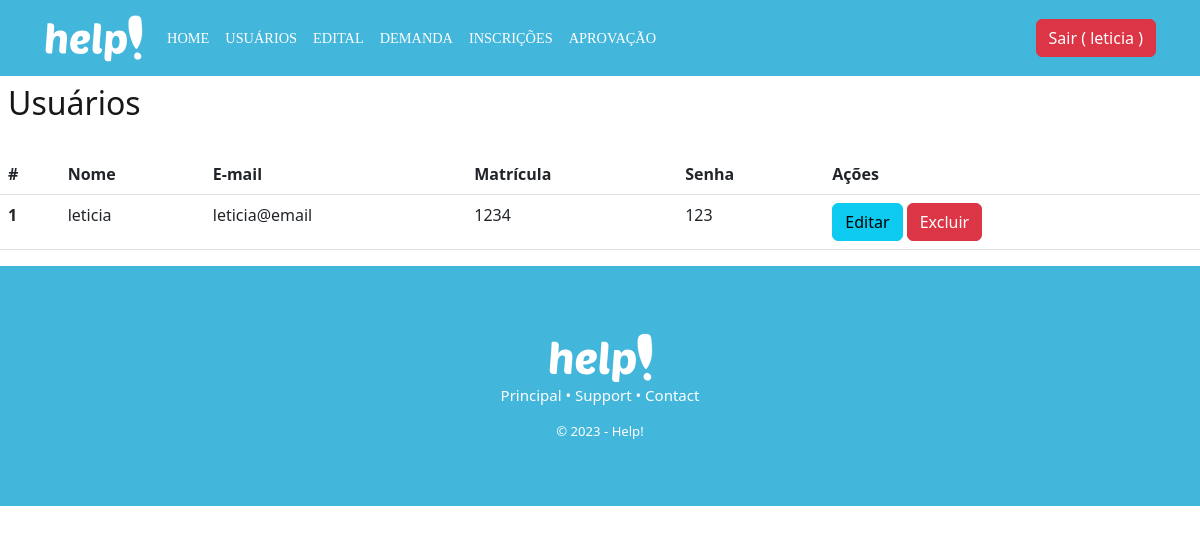
Page /usuarios/recovery (signed in) on the earlier database version.
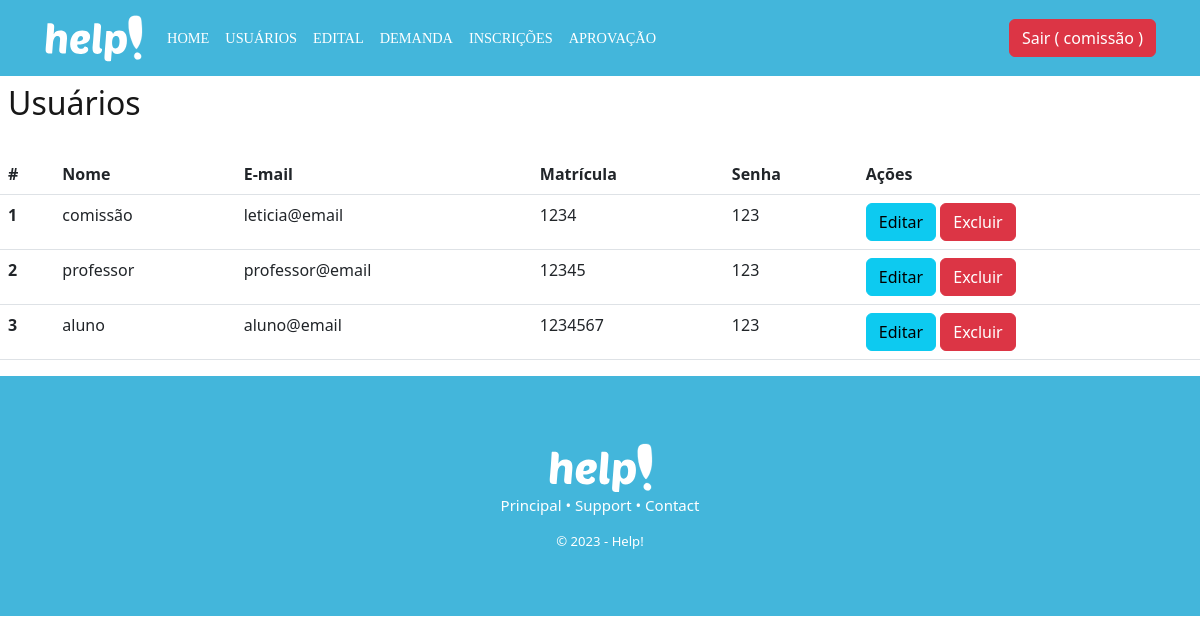
Same page on the later database version.
### database/models.py (models this page shows, shortened)
class Usuario(db.Model, UserMixin):
  __tablename__= "usuario"
  id = db.Column(db.Integer, primary_key = True)
  nome = db.Column(db.String(100))
  email = db.Column(db.String(100))
  matricula = db.Column(db.String(100))
  senha = db.Column(db.String(100))
  admin = db.Column(db.Boolean)
  professor = db.Column(db.Boolean)

### controllers/usuario.py (the view)
@bp_usuarios.route('/recovery')
@login_required
def recovery():
  if not current_user.admin:
    flash("Acesso não permitido")
    return redirect('/login')
  usuarios = Usuario.query.all()
  return render_template('usuarios_recovery.html', usuarios = usuarios)

### controllers/usuario.py (called while the page is built)
@lm.user_loader
def load_user(id):
  usuario = Usuario.query.filter_by(id=id).first()
  return usuario

### templates/usuarios_recovery.html (shortened to what this page needs)
{% extends 'header.html' %}
{% block container %}
<div id="recovery">
  <div class="nav">
    <h1 class="title-recovery">Usuários</h1>
  </div>
</div>
  <table class="table">
    <thead style="background-color: #43B6DB !important; color: white;">
      <tr>
        <th scope="col">#</th>
        <th scope="col">Nome</th>
        <th scope="col">E-mail</th>
        <th scope="col">Matrícula</th>
        <th scope="col">Senha</th>
        <th scope="col">Ações</th>
      </tr>
    </thead>
    <tbody>
      {% for u in usuarios %}
        <tr>
          <th scope="row">{{u.id}}</th>
          <td>{{u.nome}}</td>
          <td>{{u.email}}</td>
          <td>{{u.matricula}}</td>
          <td>{{u.senha}}</td>
          <td>
            <a href="/usuarios/update/{{u.id}}" class="btn btn-info">Editar</a>
				    <a href="/usuarios/delete/{{u.id}}" class="btn btn-danger">Excluir</a>
          </td>
        </tr>
	    {% endfor %}
    </tbody>
  </table>
{% endblock %}

### templates/header.html (shortened to what this page needs)
<!DOCTYPE html>
<html lang="pt-br">
<head>
  <link href="https://cdn.jsdelivr.net/npm/bootstrap@5.3.0-alpha1/dist/css/bootstrap.min.css" rel="stylesheet">
  <link rel="stylesheet" href="/static/header.css">
</head>
<body>
<nav class="navbar navbar-expand-lg bg-body-tertiary" style="background-color: #43B6DB !important; padding-left: 2rem; padding-right: 2rem;">
  <div class="container-fluid">
    <a class="navbar-brand" href="/usuarios/dashboard"><img src="/static/assets/help.svg" alt="..." height="50vh"></a>
    <div class="collapse navbar-collapse" id="navbarSupportedContent">
      <ul class="navbar-nav me-auto mb-2 mb-lg-0">
        <li class="nav-item">
          <a class="nav-link active" aria-current="page" href="/usuarios/dashboard">Home</a>
        </li>
        {% if current_user.admin %}
        <li class="nav-item">
          <a class="nav-link" href="/usuarios/recovery">Usuários</a>
        </li>
        {% endif %}
        {% if current_user.admin %}
        <li class="nav-item">
          <a class="nav-link" href="/edital/recovery">Edital</a>
        </li>
        {% endif %}
        {% if current_user.professor %}
        <li class="nav-item">
          <a class="nav-link" href="/demanda/recovery">Demanda</a>
        </li>
        {% endif %}
        {% if current_user.professor %}
        <li class="nav-item">
          <a class="nav-link" href="/inscricao/recovery">Inscrições</a>
        </li>
        {% endif %}
        {% if current_user.professor %}
        <li class="nav-item">
          <a class="nav-link" href="/aprovacao/recovery">Aprovação</a>
        </li>
        {% endif %}
      </ul>
      <form class="d-flex" role="search">
        <a href="{{url_for('usuarios.logoff')}}" class="btn btn-danger" id="button-sair">Sair ( {{current_user.nome}} )</a>
      </form>
    </div>
  </div>
</nav>
  {% block container %}
  {% endblock %}
    <footer>
      <img src="/static/assets/help.svg" alt="IFRN">
      <p>Principal • Support • Contact</p>
      <small>© 2023 - Help!</small>
    </footer>
</body>
</html>

Differences in the rows shown:
changed Usuario "leticia@email": nome "leticia" → "comissão"
added Usuario: id "2", nome "professor", email "professor@email", matricula "12345", senha "123"
added Usuario: id "3", nome "aluno", email "aluno@email", matricula "1234567", senha "123"
